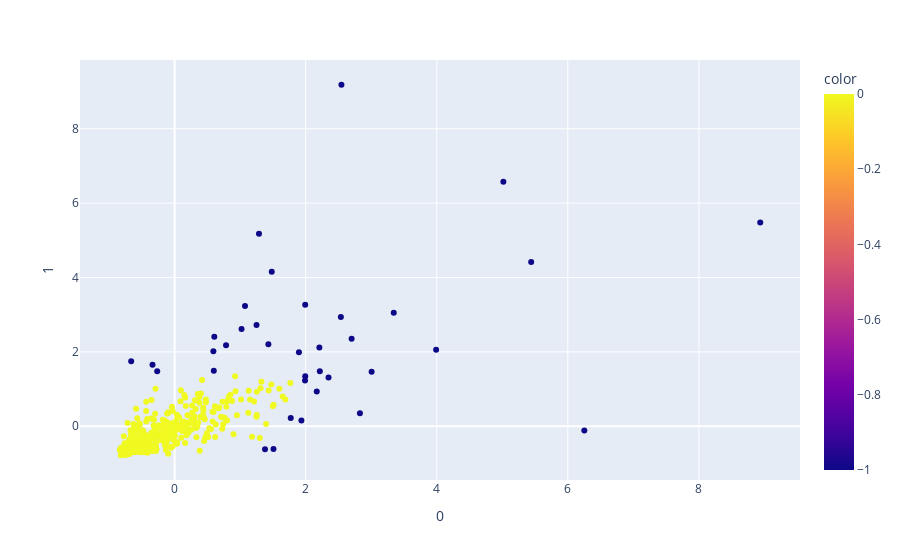

Notebook code for this chart:
### Markdown cell above
8. Visualize the data by coloring the points according to the class found by DBSCAN

### Code cell
fig = px.scatter(dataset, x = 0, y = 1, color = dbsc_predict)
fig.show()

### Figure 1 — Plotly figure (JSON) as saved in the notebook; plotly's stock layout.template omitted (floating-point values rounded to 4 significant figures; data arrays with more than 128 entries replaced by an {"elided": "..."} marker saying what was removed)
{"data": [{"hovertemplate": "0=%{x}<br>1=%{y}<br>color=%{marker.color}<extra></extra>", "legendgroup": "", "marker": {"color": {"elided": "440 int values"}, "coloraxis": "coloraxis", "symbol": "circle"}, "mode": "markers", "name": "", "orientation": "v", "showlegend": false, "type": "scatter", "x": {"elided": "440 float values"}, "xaxis": "x", "y": {"elided": "440 float values"}, "yaxis": "y"}], "layout": {"coloraxis": {"colorbar": {"title": {"text": "color"}}, "colorscale": [[0, "#0d0887"], [0.1111, "#46039f"], [0.2222, "#7201a8"], [0.3333, "#9c179e"], [0.4444, "#bd3786"], [0.5556, "#d8576b"], [0.6667, "#ed7953"], [0.7778, "#fb9f3a"], [0.8889, "#fdca26"], [1, "#f0f921"]]}, "legend": {"tracegroupgap": 0}, "margin": {"t": 60}, "xaxis": {"anchor": "y", "domain": [0, 1], "title": {"text": "0"}}, "yaxis": {"anchor": "x", "domain": [0, 1], "title": {"text": "1"}}}}
